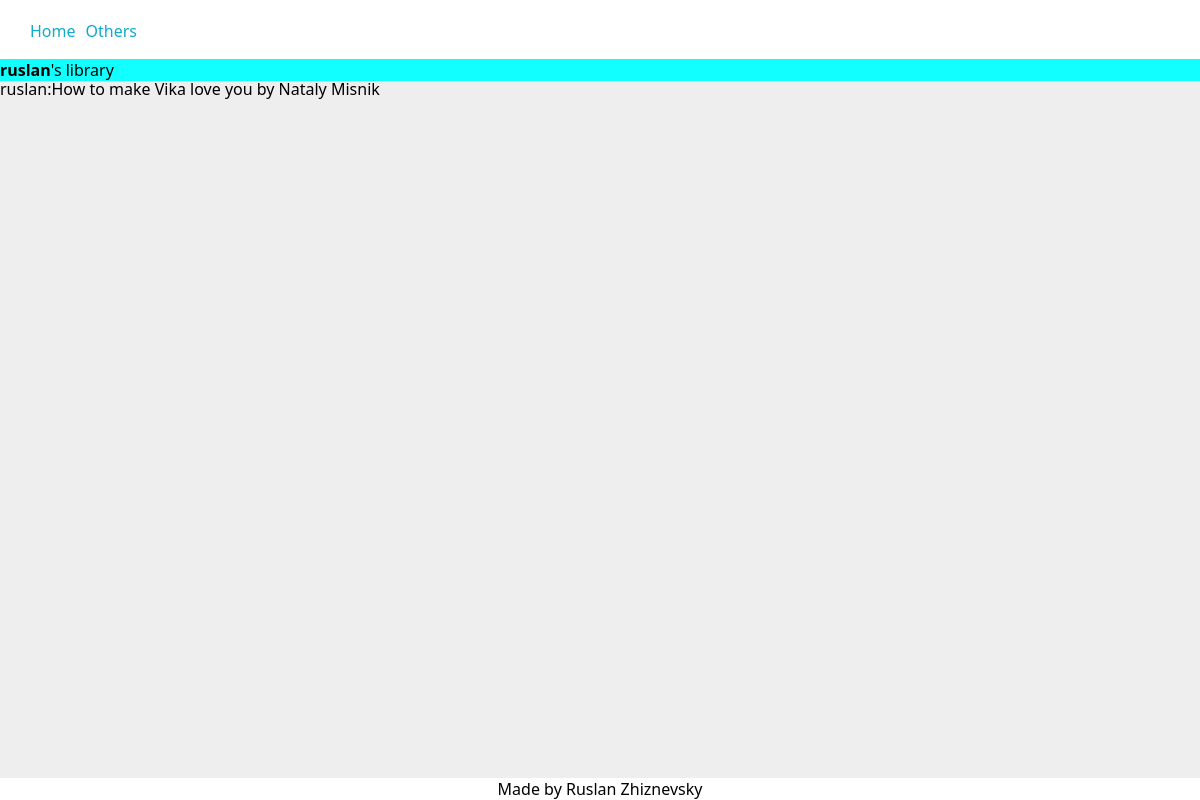
Screenshot of /users/ruslan/book/How to make Vika love you/ (signed in) with the database file from the repository.
### users/models.py (models this page shows)
class User(AbstractBaseUser, PermissionsMixin):
    def get_profile_picture_upload_path(instance, filename):
        return f"profile_pictures/{instance.username}/{filename}"
    username = models.CharField(
        verbose_name="username",
        primary_key=True,
        unique=True,
        blank=False,
        null=False,     # don't set True if blank=True
        max_length=20,
        help_text="unique username",
        validators=[MinLengthValidator(3)],
    )
    email = models.EmailField(
        verbose_name="email",
        help_text="active email for connection with this account",
        max_length=255,
        unique=True,
        blank=False,
        null=False,
    )
    profile_picture = models.ImageField(
        verbose_name="profile picture",
        help_text="profile picture",
        upload_to=get_profile_picture_upload_path,
        max_length=255,
        blank=True,
        null=True,
        default=None,
    )
    to_show = models.BooleanField(
        verbose_name="to show",
        help_text="if this flag is set to False "
                  "user won't be listed in any public listings",
        default=True,
    )
    is_active = models.BooleanField(default=True)
    is_staff = models.BooleanField(default=False)
    USERNAME_FIELD = "username"
    EMAIL_FIELD = "email"
    REQUIRED_FIELDS = ["email"]
    objects = UserManager()
    def __str__(self):
        return self.username

### library/models.py (models this page shows, shortened)
class Book(models.Model):
    user = models.ForeignKey(
        settings.AUTH_USER_MODEL,
        verbose_name="user",
        help_text="user who has this book in their library",
        on_delete=models.CASCADE,
        related_name="books",
        related_query_name="book",
        null=False,
        blank=False,
    )
    title = models.CharField(
        verbose_name="title",
        help_text="title of the book",
        max_length=60,
        blank=True,
        null=False,
        unique=False,
    )
    author = models.CharField(
        verbose_name="author",
        help_text="author of the book",
        max_length=60,
        blank=True,
        null=False,
        unique=False,
    )
    started = models.DateField(
        verbose_name="started",
        help_text="date when started reading",
        default=datetime.date.today,
        editable=True,
        blank=True,
        null=True,
    )
    finished = models.DateField(
        verbose_name="finished",
        help_text="date when finished reading",
        editable=True,
        blank=True,
        null=True,
        default=None,
    )
    rating = models.PositiveIntegerField(
        verbose_name="rating",
        help_text="book rating from 1 to 10",
        blank=True,
        null=True,
        default=None,
        validators=[MaxValueValidator(10), MinValueValidator(1)],
    )
    comment = models.TextField(
        verbose_name="comment",
        help_text="comment on this book. Is it bad? Good?",
        blank=True,
    )
    category = models.ForeignKey(
        "UserCategory",
        on_delete=models.CASCADE,
        verbose_name="category",
    )
    def _get_bookfile_upload_path(instance, filename):
        return f"books/{instance.user}/{instance.author}_{instance.title}/{filename}"
    file = models.FileField(
        verbose_name="book file",
        help_text="book file to upload",
        upload_to=_get_bookfile_upload_path,
        blank=True,
        null=True,
        default=None,
    )
    def _get_coverfile_upload_path(instance, filename):
        return f"books/{instance.user}/{instance.author}_{instance.title}/{filename}"
    cover = models.ImageField(
        verbose_name="cover image",
        help_text="image of the cover of the book",
        upload_to=_get_coverfile_upload_path,
        blank=True,
        null=True,
        default=None,
    )
    def __str__(self):
        return f"{self.user}:{self.title} by {self.author}"
    class Meta:
        constraints = [
            models.CheckConstraint(
                check=~models.Q(started__gt=models.F("finished")),
                name="%(app_label)s_%(class)s_finished_before_started"
            ),
            models.UniqueConstraint(
                fields=["user", "title", "author"],
                name="%(app_label)s_%(class)s_user_title_author_unique",
            )
        ]

### library/views.py (the view)
# urls.py: path("book/<str:book_title>/", views.book, name="your_book"),
@login_required
def book(request, book_title, username=None):
    if username is None:
        book = request.user.books.get(title=book_title)
        viewed_user = None
    else:
        viewed_user = User.objects.get(username=username)
        book = viewed_user.books.get(title=book_title)
    context = {
        "user": request.user,
        "viewed_user": viewed_user,
        "book": book,
    }
    return render(request, "book.html", context=context)

### library/templates/book.html
{% extends 'base.html' %}
{% block content %}
    {{ book }}
{% endblock content %}

### library/templates/base.html (shortened to what this page needs)
{% load static %}
<!DOCTYPE html>
<html lang="en">
    <head>
        <link rel="stylesheet" href="{% static 'library/base.css' %}">
    </head>
    <body>
        <header>
            {% block header %}
            <nav id="nav_top">
                <ul>
                    <li><a href="{% url 'your_all_books' %}">Home</a></li>
                    <li><a href="{% url 'users_list' %}">Others</a></li>
                </ul>
            </nav>
            {% endblock header %}
        </header>
        <main>
            {% if viewed_user is not None %}
            <div class="viewed_user">
                <b>{{ viewed_user }}</b>'s library
            </div>
            {% endif %}
            {% block content %}
            {% endblock content %}
        </main>
        {% block footer %}
        <footer>
            Made by Ruslan Zhiznevsky
        </footer>
        {% endblock footer %}
    </body>
</html>

### library/static/library/base.css (style rules this page uses)
html { margin: 0; padding: 0; scroll-behavior: smooth; }
body { font-family: 'Segoe UI', Tahoma, Geneva, Verdana, sans-serif; margin: 0; padding: 0; box-sizing: border-box; background: #eee; }
header { position: fixed; top: 0; width: 100vw; }
#nav_top { background-color: #fff; }
#nav_top ul { display: flex; justify-content: flex-start; padding: 20px; margin: auto; }
li { list-style: none; padding-left: 10px; }
main { width: min-content; min-width: 100vw; padding-top: 78px; }
.viewed_user { background: #1ff; position: fixed; top: 59px; width: 100vw; }
header a { text-decoration: none; color: #1ac }
a { text-decoration: none; color: white; }
footer { position: fixed; background: #fff; bottom: 0; width: 100vw; text-align: center; }

### rows the page displays
User: username "ruslan"
Book: user+title+author "ruslan:How to make Vika love you by Nataly Misnik"
